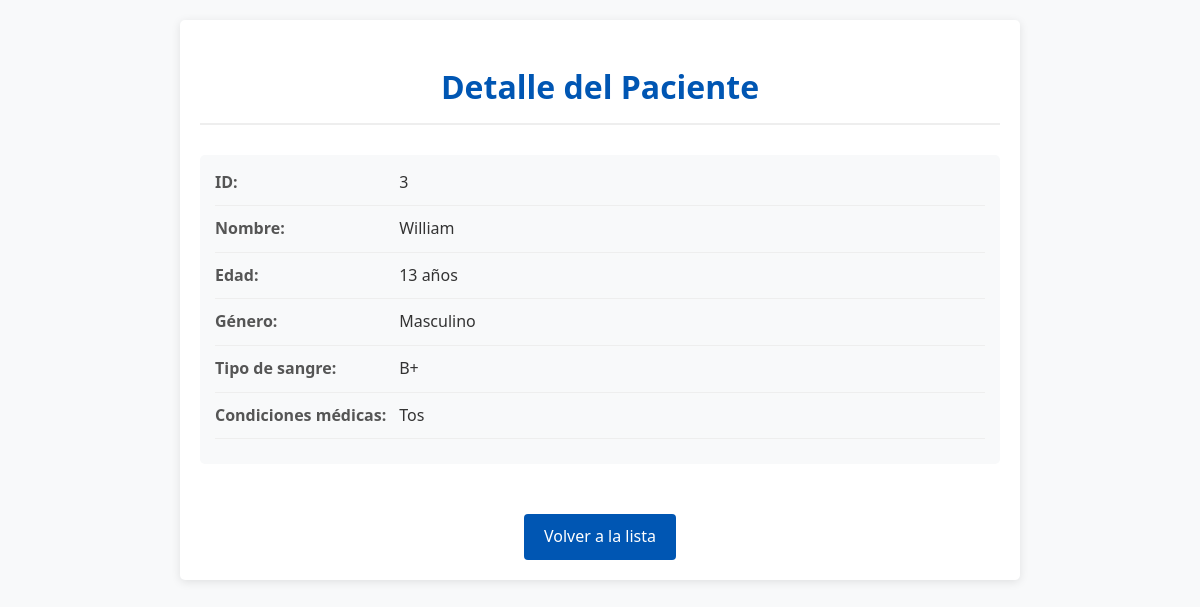
/pacientes/3/, run on the app's committed database.
### manejadorPacientes/models.py (models this page shows, shortened)
class Paciente(models.Model):
    id = models.AutoField(primary_key=True)
    nombre = models.CharField(max_length=255)
    edad = models.IntegerField()
    genero = models.CharField(max_length=50)
    tipo_sangre = models.CharField(max_length=5)
    alergias = models.TextField(blank=True, null=True)
    condiciones_medicas = models.TextField(blank=True, null=True)

### manejadorPacientes/views.py (the view)
# urls.py: path('pacientes/<int:pk>/', paciente_view, name='get_paciente'),
@csrf_exempt
def paciente_view(request, pk):
    if request.method == 'GET':
        paciente = get_paciente(pk)
        if request.headers.get('Accept') == 'application/json':
            paciente_dto = serializers.serialize('json', [paciente])
            return JsonResponse(paciente_dto, safe=False)
        return render(request, 'detalle_paciente.html', {'paciente': paciente})
    if request.method == 'PUT':
        paciente_dto = actualizar_paciente(pk, json.loads(request.body))
        paciente = serializers.serialize('json', [paciente_dto])
        return HttpResponse(paciente, content_type='application/json')

### manejadorPacientes/logic/logic_pacientes.py (called while the page is built)
def get_paciente(paciente_id):
    return Paciente.objects.get(pk=paciente_id)

### manejadorPacientes/templates/detalle_paciente.html (shortened to what this page needs)
<!DOCTYPE html>
<html lang="es">
<head>
</head>
<body>
    <div class="container">
        <h1>Detalle del Paciente</h1>
        <div class="info-group">
            <div class="info-item">
                <span class="info-label">ID:</span>
                <span>{{ paciente.id }}</span>
            </div>
            <div class="info-item">
                <span class="info-label">Nombre:</span>
                <span>{{ paciente.nombre }}</span>
            </div>
            <div class="info-item">
                <span class="info-label">Edad:</span>
                <span>{{ paciente.edad }} años</span>
            </div>
            <div class="info-item">
                <span class="info-label">Género:</span>
                <span>{{ paciente.genero }}</span>
            </div>
            <div class="info-item">
                <span class="info-label">Tipo de sangre:</span>
                <span>{{ paciente.tipo_sangre }}</span>
            </div>
            {% if paciente.condiciones_medicas %}
            <div class="info-item">
                <span class="info-label">Condiciones médicas:</span>
                <span>{{ paciente.condiciones_medicas }}</span>
            </div>
            {% endif %}
        </div>
        <div class="actions">
            <a href="{% url 'lista_pacientes' %}" class="btn">Volver a la lista</a>
        </div>
    </div>
</body>
</html>

### manejadorPacientes/templates/detalle_paciente.html (style rules this page uses)
body { font-family: 'Segoe UI', Arial, sans-serif; line-height: 1.6; margin: 0; padding: 0; background-color: #f8f9fa; color: #333; }
.container { width: 90%; max-width: 800px; margin: 20px auto; padding: 20px; background-color: #fff; box-shadow: 0 2px 10px rgba(0,0,0,0.1); border-radius: 5px; }
h1 { color: #0056b3; text-align: center; margin-bottom: 30px; border-bottom: 2px solid #eee; padding-bottom: 10px; }
.info-group { margin-bottom: 20px; padding: 15px; background-color: #f8f9fa; border-radius: 5px; }
.info-item { margin-bottom: 10px; padding-bottom: 10px; border-bottom: 1px solid #eee; }
.info-label { font-weight: bold; color: #555; width: 180px; display: inline-block; }
.btn { display: inline-block; padding: 10px 20px; background-color: #0056b3; color: white; text-decoration: none; border-radius: 4px; transition: background-color 0.3s; margin-top: 20px; }
.actions { text-align: center; margin-top: 30px; }

### data on the page
Paciente: id "3", nombre "William", edad "13", genero "Masculino", tipo_sangre "B+", condiciones_medicas "Tos"
